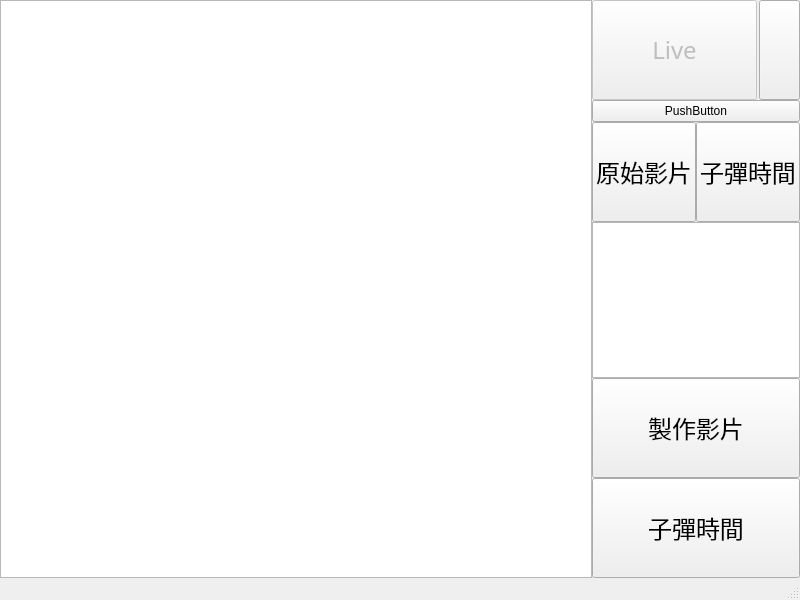
<?xml version="1.0" encoding="UTF-8"?>
<ui version="4.0">
 <class>MainWindow</class>
 <widget class="QMainWindow" name="MainWindow">
  <property name="geometry">
   <rect>
    <x>0</x>
    <y>0</y>
    <width>800</width>
    <height>600</height>
   </rect>
  </property>
  <property name="windowTitle">
   <string>MainWindow</string>
  </property>
  <widget class="QWidget" name="centralwidget">
   <layout class="QHBoxLayout" name="horizontalLayout_4" stretch="6,2">
    <property name="spacing">
     <number>0</number>
    </property>
    <property name="leftMargin">
     <number>0</number>
    </property>
    <property name="topMargin">
     <number>0</number>
    </property>
    <property name="rightMargin">
     <number>0</number>
    </property>
    <property name="bottomMargin">
     <number>0</number>
    </property>
    <item>
     <widget class="QGraphicsView" name="graphicsView"/>
    </item>
    <item>
     <layout class="QVBoxLayout" name="ListLayout">
      <item>
       <layout class="QHBoxLayout" name="horizontalLayout" stretch="4,1">
        <property name="spacing">
         <number>2</number>
        </property>
        <item>
         <widget class="QPushButton" name="live_bt">
          <property name="enabled">
           <bool>false</bool>
          </property>
          <property name="minimumSize">
           <size>
            <width>0</width>
            <height>100</height>
           </size>
          </property>
          <property name="font">
           <font>
            <family>微軟正黑體</family>
            <pointsize>18</pointsize>
            <weight>50</weight>
            <bold>false</bold>
           </font>
          </property>
          <property name="text">
           <string>Live</string>
          </property>
         </widget>
        </item>
        <item>
         <widget class="QPushButton" name="re_bt">
          <property name="minimumSize">
           <size>
            <width>0</width>
            <height>100</height>
           </size>
          </property>
          <property name="sizeIncrement">
           <size>
            <width>0</width>
            <height>0</height>
           </size>
          </property>
          <property name="text">
           <string/>
          </property>
         </widget>
        </item>
       </layout>
      </item>
      <item>
       <widget class="QPushButton" name="pushButton">
        <property name="text">
         <string>PushButton</string>
        </property>
       </widget>
      </item>
      <item>
       <layout class="QHBoxLayout" name="horizontalLayout_2">
        <item>
         <widget class="QPushButton" name="og_vid_bt">
          <property name="minimumSize">
           <size>
            <width>0</width>
            <height>100</height>
           </size>
          </property>
          <property name="font">
           <font>
            <family>微軟正黑體</family>
            <pointsize>18</pointsize>
           </font>
          </property>
          <property name="text">
           <string>原始影片</string>
          </property>
         </widget>
        </item>
        <item>
         <widget class="QPushButton" name="bt_vid_bt_2">
          <property name="minimumSize">
           <size>
            <width>0</width>
            <height>100</height>
           </size>
          </property>
          <property name="font">
           <font>
            <family>微軟正黑體</family>
            <pointsize>18</pointsize>
           </font>
          </property>
          <property name="text">
           <string>子彈時間</string>
          </property>
         </widget>
        </item>
       </layout>
      </item>
      <item>
       <widget class="QListWidget" name="listWidget">
        <property name="font">
         <font>
          <family>微軟正黑體</family>
          <pointsize>16</pointsize>
         </font>
        </property>
        <property name="spacing">
         <number>12</number>
        </property>
       </widget>
      </item>
      <item>
       <widget class="QPushButton" name="bt_bt">
        <property name="minimumSize">
         <size>
          <width>0</width>
          <height>100</height>
         </size>
        </property>
        <property name="font">
         <font>
          <family>微軟正黑體</family>
          <pointsize>18</pointsize>
         </font>
        </property>
        <property name="text">
         <string>製作影片</string>
        </property>
       </widget>
      </item>
      <item>
       <widget class="QPushButton" name="bt_vid_bt">
        <property name="minimumSize">
         <size>
          <width>0</width>
          <height>100</height>
         </size>
        </property>
        <property name="font">
         <font>
          <family>微軟正黑體</family>
          <pointsize>18</pointsize>
         </font>
        </property>
        <property name="text">
         <string>子彈時間</string>
        </property>
       </widget>
      </item>
     </layout>
    </item>
   </layout>
  </widget>
  <widget class="QMenuBar" name="menubar">
   <property name="geometry">
    <rect>
     <x>0</x>
     <y>0</y>
     <width>800</width>
     <height>21</height>
    </rect>
   </property>
  </widget>
  <widget class="QStatusBar" name="statusbar"/>
 </widget>
 <resources/>
 <connections/>
</ui>
